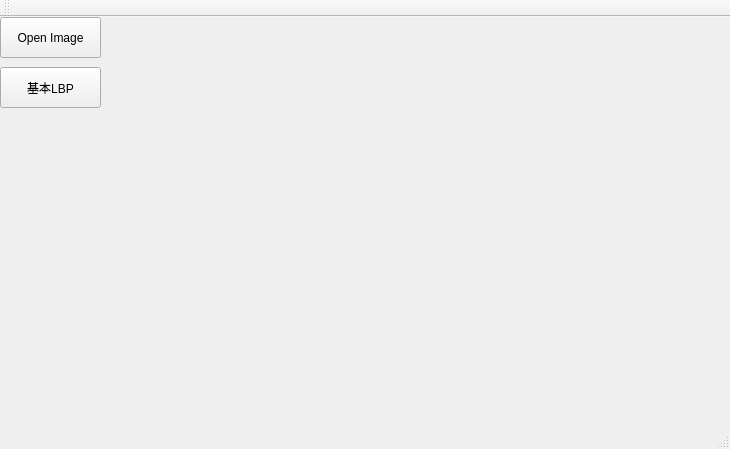
<?xml version="1.0" encoding="UTF-8"?>
<ui version="4.0">
 <class>MainWindow</class>
 <widget class="QMainWindow" name="MainWindow">
  <property name="geometry">
   <rect>
    <x>0</x>
    <y>0</y>
    <width>730</width>
    <height>449</height>
   </rect>
  </property>
  <property name="windowTitle">
   <string>MainWindow</string>
  </property>
  <widget class="QWidget" name="centralWidget">
   <widget class="QPushButton" name="OpenImageButton">
    <property name="geometry">
     <rect>
      <x>0</x>
      <y>0</y>
      <width>101</width>
      <height>41</height>
     </rect>
    </property>
    <property name="text">
     <string>Open Image</string>
    </property>
   </widget>
   <widget class="QPushButton" name="ProcessButton1">
    <property name="geometry">
     <rect>
      <x>0</x>
      <y>50</y>
      <width>101</width>
      <height>41</height>
     </rect>
    </property>
    <property name="text">
     <string>基本LBP</string>
    </property>
   </widget>
   <widget class="QLabel" name="DisplayLabel">
    <property name="geometry">
     <rect>
      <x>110</x>
      <y>10</y>
      <width>591</width>
      <height>361</height>
     </rect>
    </property>
    <property name="text">
     <string/>
    </property>
   </widget>
  </widget>
  <widget class="QMenuBar" name="menuBar">
   <property name="geometry">
    <rect>
     <x>0</x>
     <y>0</y>
     <width>730</width>
     <height>23</height>
    </rect>
   </property>
  </widget>
  <widget class="QToolBar" name="mainToolBar">
   <attribute name="toolBarArea">
    <enum>TopToolBarArea</enum>
   </attribute>
   <attribute name="toolBarBreak">
    <bool>false</bool>
   </attribute>
  </widget>
  <widget class="QStatusBar" name="statusBar"/>
 </widget>
 <layoutdefault spacing="6" margin="11"/>
 <resources/>
 <connections/>
</ui>
